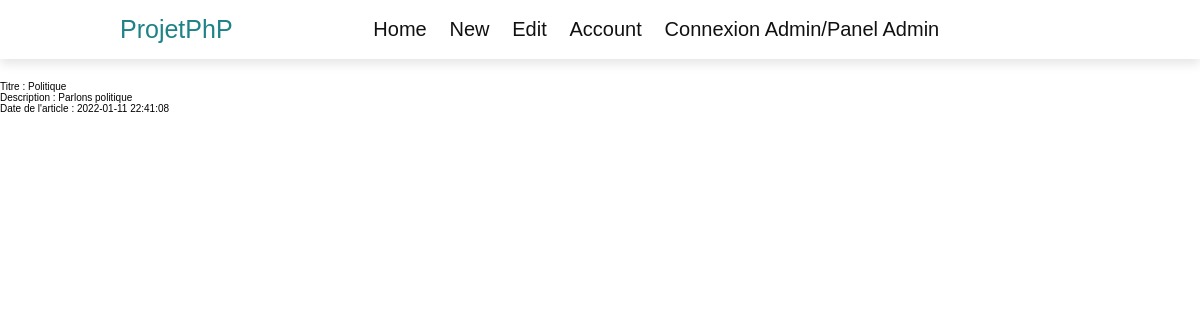
/php_exam/detail.php?id=14, run on the app's committed database.
### tables this page shows
CREATE TABLE `article` (
  `id` int(11) NOT NULL,
  `titre` varchar(255) NOT NULL,
  `contenu` varchar(255) NOT NULL,
  `date_publication` datetime NOT NULL,
  `idauteur` int(11) NOT NULL
);

### php_exam/detail.php (the view, shortened to what this page needs)
<!DOCTYPE html>
<html lang="en">
<head>
</head>
<body>
<?php include "includes/navbar.php";?>
<br>
<?php
$db = new PDO('mysql:host=localhost;dbname=php_alex', 'root', '');
if(isset($_GET["id"]) && !empty($_GET["id"]))
{
    $sql = "SELECT * FROM article WHERE id =" . $_GET["id"];
    $request = $db->query($sql);
    $article = $request->fetch();
}
else
{
    Header("Location: index.php");
}
?>
<br>
<form method="POST" action="data.php">
  Titre : <?php echo $article["titre"]; ?>
 <br>
  Description : <?php echo $article["contenu"]; ?>
 <br>
  Date de l'article : <?php echo $article["date_publication"]; ?>
</form>
</body>
</html>

### data on the page
article: titre "Politique", contenu "Parlons politique", date_publication "2022-01-11 22:41:08"
